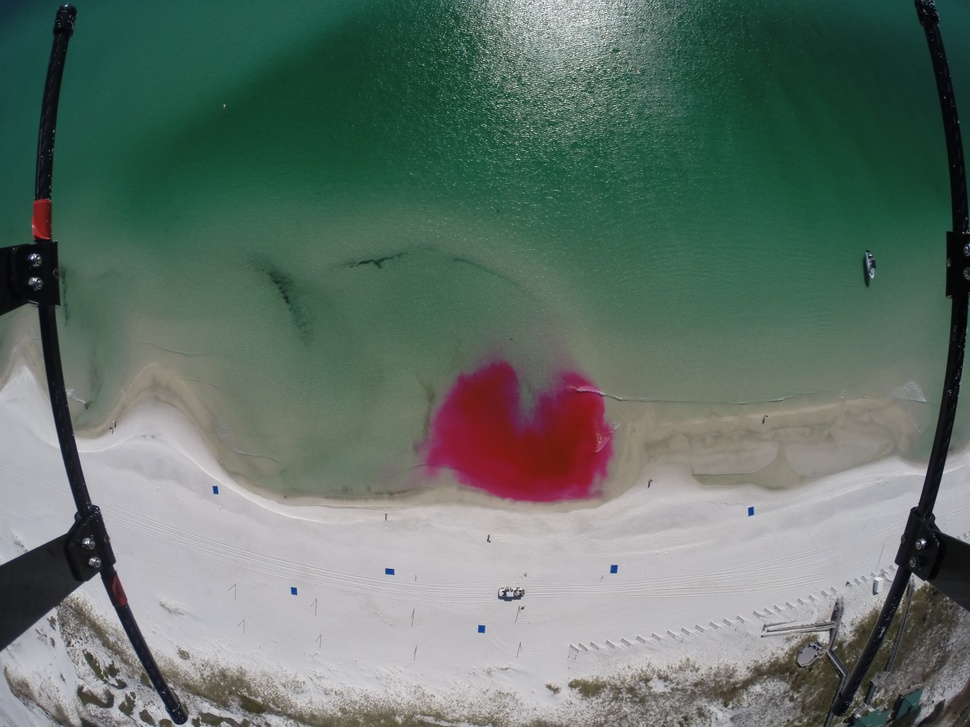
#> input picture img/img-0451.JPG, 970 x 727 px, shrunk from 4000 x 3000 before the run; its folder holds only this picture in this run
$ python test.py   (older library calls are emulated)
#> lines starting #> are read from the running program, lines starting #| are printed output that depends on the picture; after the words box and inside, x2 and y2 are one past the last pixel; in counts of white or black regions, pixels touching at a corner belong together
#> further down, image is the input picture: shape (727, 970, 3); mean R, G, B 98.3, 114.4, 105.5
### gradient.py
import numpy as np
import cv2


def gradient_abs_value_mask(image, sobel_kernel=3, axis='x', threshold=(0, 255)):
    """
    Masks the image based on gradient absolute value.

    Parameters
    ----------
    image           : Image to mask.
    sobel_kernel    : Kernel of the Sobel gradient operation.
    axis            : Axis of the gradient, 'x' or 'y'.
    threshold       : Value threshold for it to make it to appear in the mask.

    Returns
    -------
    Image mask with 1s in activations and 0 in other pixels.
    """
    # Take the absolute value of derivative in x or y given orient = 'x' or 'y'
    if axis == 'x':
        sobel = np.absolute(cv2.Sobel(image, cv2.CV_64F, 1, 0, ksize=sobel_kernel))
    if axis == 'y':
        sobel = np.absolute(cv2.Sobel(image, cv2.CV_64F, 0, 1, ksize=sobel_kernel))
    # Scale to 8-bit (0 - 255) then convert to type = np.uint8
    sobel = np.uint8(255 * sobel / np.max(sobel))
    # Create a mask of 1's where the scaled gradient magnitude is > thresh_min and < thresh_max
    mask = np.zeros_like(sobel)
    # Return this mask as your binary_output image
    mask[(sobel >= threshold[0]) & (sobel <= threshold[1])] = 1
    return mask

def gradient_magnitude_mask(image, sobel_kernel=3, threshold=(0, 255)):
    """
    Masks the image based on gradient magnitude.

    Parameters
    ----------
    image           : Image to mask.
    sobel_kernel    : Kernel of the Sobel gradient operation.
    threshold       : Magnitude threshold for it to make it to appear in the mask.

    Returns
    -------
    Image mask with 1s in activations and 0 in other pixels.
    """
    # Take the gradient in x and y separately
    sobel_x = cv2.Sobel(image, cv2.CV_64F, 1, 0, ksize=sobel_kernel)
    sobel_y = cv2.Sobel(image, cv2.CV_64F, 0, 1, ksize=sobel_kernel)
    # Calculate the magnitude
    magnitude = np.sqrt(sobel_x ** 2 + sobel_y ** 2)
    # Scale to 8-bit (0 - 255) and convert to type = np.uint8
    magnitude = (magnitude * 255 / np.max(magnitude)).astype(np.uint8)
    # Create a binary mask where mag thresholds are met
    mask = np.zeros_like(magnitude)
    mask[(magnitude >= threshold[0]) & (magnitude <= threshold[1])] = 1
    # Return this mask as your binary_output image
    return mask

def gradient_direction_mask(image, sobel_kernel=3, threshold=(0, np.pi / 2)):
    """
    Masks the image based on gradient direction.

    Parameters
    ----------
    image           : Image to mask.
    sobel_kernel    : Kernel of the Sobel gradient operation.
    threshold       : Direction threshold for it to make it to appear in the mask.

    Returns
    -------
    Image mask with 1s in activations and 0 in other pixels.
    """
    # Take the gradient in x and y separately
    sobel_x = cv2.Sobel(image, cv2.CV_64F, 1, 0, ksize=sobel_kernel)
    sobel_y = cv2.Sobel(image, cv2.CV_64F, 0, 1, ksize=sobel_kernel)
    # Take the absolute value of the x and y gradients and calculate the direction of the gradient
    direction = np.arctan2(np.absolute(sobel_y), np.absolute(sobel_x))
    # Create a binary mask where direction thresholds are met
    mask = np.zeros_like(direction)
    # Return this mask as your binary_output image
    mask[(direction >= threshold[0]) & (direction <= threshold[1])] = 1
    return mask

def color_threshold_mask(image, threshold=(0, 255)):
    """
    Masks the image based on color intensity.

    Parameters
    ----------
    image           : Image to mask.
    threshold       : Color intensity threshold.

    Returns
    -------
    Image mask with 1s in activations and 0 in other pixels.
    """
    mask = np.zeros_like(image)
    mask[(image > threshold[0]) & (image <= threshold[1])] = 1
    return mask

def get_edges(image, separate_channels=False):
    """
    Masks the image based on a composition of edge detectors: gradient value,
    gradient magnitude, gradient direction and color.

    Parameters
    ----------
    image               : Image to mask.
    separate_channels   : Flag indicating if we need to put masks in different color channels.

    Returns
    -------
    Image mask with 1s in activations and 0 in other pixels.
    """
#> called with separate_channels = True
    # Convert to HLS color space and separate required channel
    hls = cv2.cvtColor(np.copy(image), cv2.COLOR_RGB2HLS).astype(np.float)
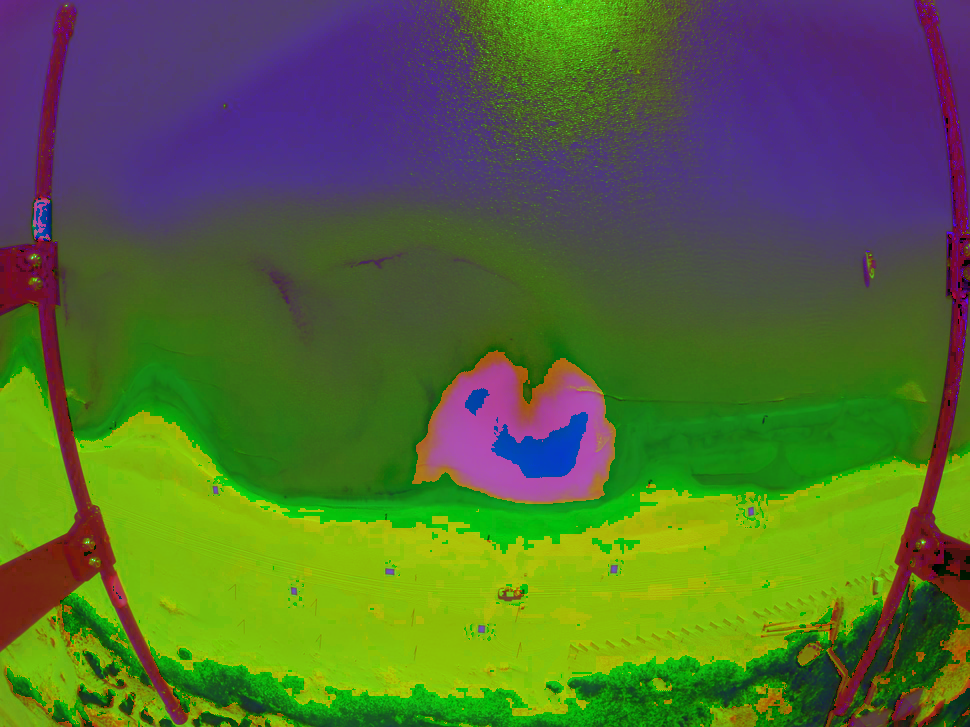
#> hls: shape (727, 970, 3) float64; mean R, G, B 83.5, 106.3, 52.7
    s_channel = hls[:, :, 2]
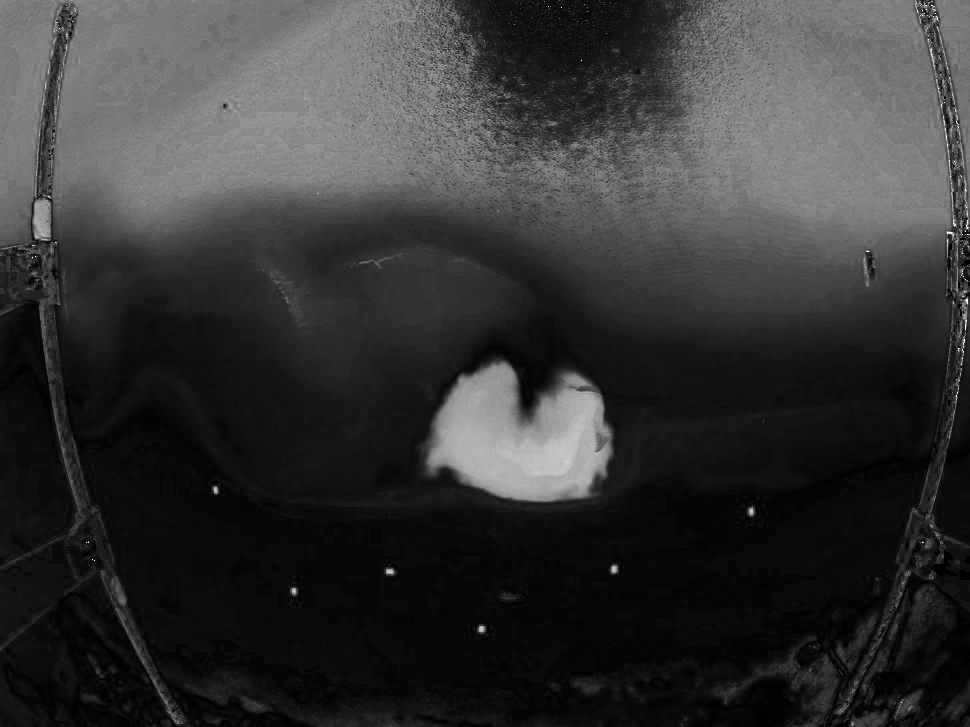
#> s_channel: shape (727, 970) float64; min 0, max 255, mean 52.7
    # Get a combination of all gradient thresholding masks
    gradient_x = gradient_abs_value_mask(s_channel, axis='x', sobel_kernel=3, threshold=(20, 100))
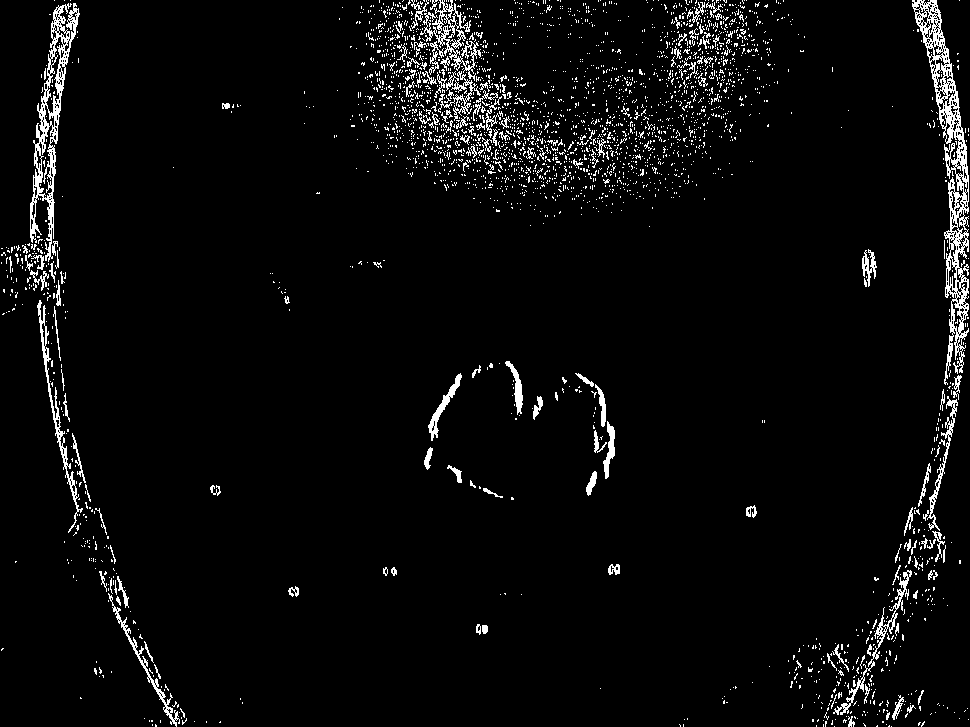
#> gradient_x: shape (727, 970); values 0 (black) and 1 (white), 4.2% white in thin lines or dots
    gradient_y = gradient_abs_value_mask(s_channel, axis='y', sobel_kernel=3, threshold=(20, 100))
#> gradient_y: shape (727, 970); values 0 (black) and 1 (white), 4.1% white in thin lines or dots
    magnitude = gradient_magnitude_mask(s_channel, sobel_kernel=3, threshold=(20, 100))
#> in gradient_magnitude_mask, `sobel_x = cv2.Sobel(image, cv2.CV_64F, 1, 0, ksize=sobel_kernel)`:
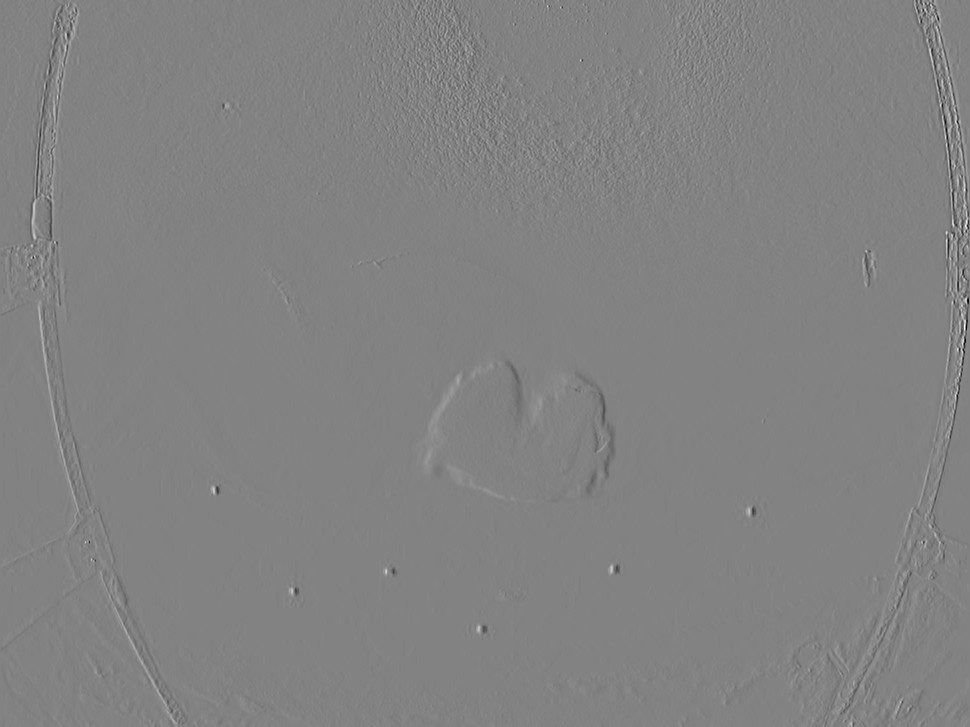
#> sobel_x: shape (727, 970) float64; min -916, max 875, mean 0; drawn with min black and max white
#> magnitude: shape (727, 970); values 0 (black) and 1 (white), 7.3% white in thin lines or dots
    direction = gradient_direction_mask(s_channel, sobel_kernel=3, threshold=(0.7, 1.3))
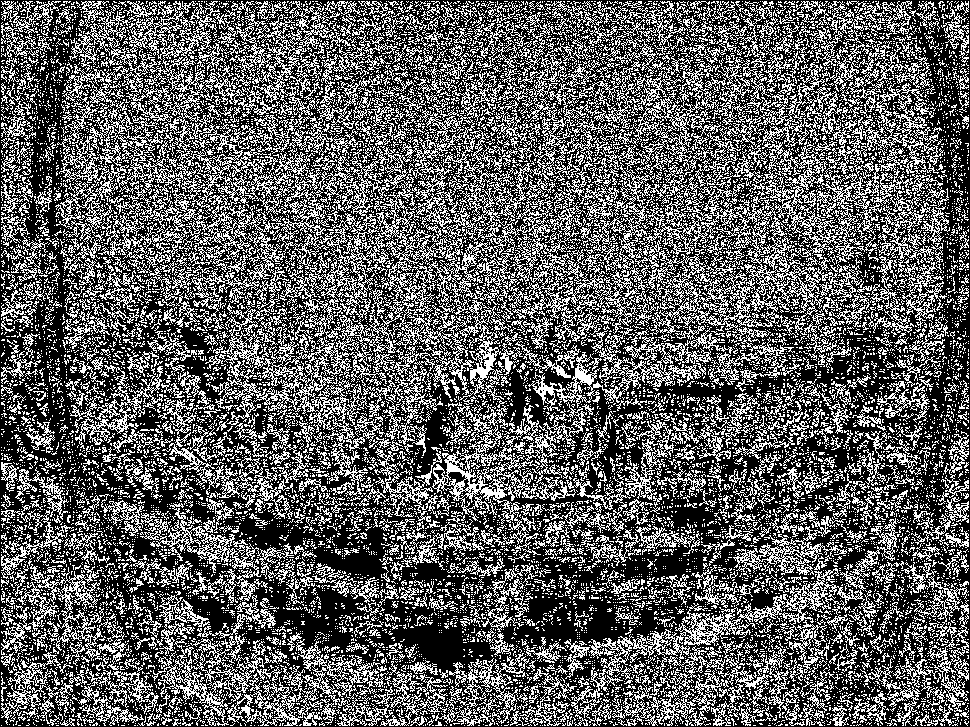
#> direction: shape (727, 970) float64; values 0 (black) and 1 (white), 36.8% white in thin lines or dots
    gradient_mask = np.zeros_like(s_channel)
    gradient_mask[((gradient_x == 1) & (gradient_y == 1)) | ((magnitude == 1) & (direction == 1))] = 1
    # Get a color thresholding mask
    color_mask = color_threshold_mask(s_channel, threshold=(170, 255))
#> color_mask: shape (727, 970) float64; values 0 (black) and 1 (white), 1.1% white; 201 white regions (200 under 20 px), largest, box (x1, y1, x2, y2) and area: (447, 394, 601, 493) 7487

    if separate_channels:
        return np.dstack((np.zeros_like(s_channel), gradient_mask, color_mask))
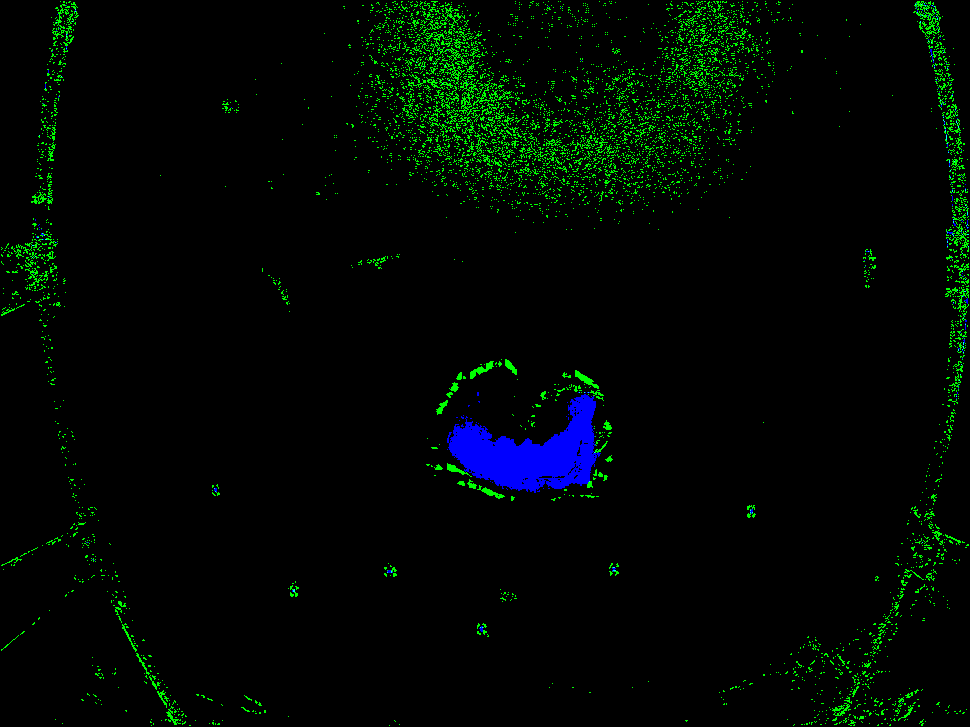
#> returned value: shape (727, 970, 3) float64; mean of channels 0, 1, 2 0, 0.0295, 0.0113; drawn as R, G, B
    else:
        mask = np.zeros_like(gradient_mask)
        mask[(gradient_mask == 1) | (color_mask == 1)] = 1
        return mask

### test.py
from gradient import get_edges
import numpy as np
import matplotlib.pyplot as plt
import matplotlib.image as mpimg
import matplotlib.gridspec as gridspec
import glob
import os
import cv2

def create_result(image, title):
    # Plot the result
#> called with title = 'img-0451.JPG.jpg'
    f, (ax1, ax2) = plt.subplots(1, 2, figsize=(24, 9))
    #f.tight_layout()
    ax1.axis('off')
    ax1.imshow(image)
    ax1.set_title('Original', fontsize=18)
    ax2.axis('off')
    ax2.imshow(result)
    ax2.set_title('Edges', fontsize=18)
    plt.savefig(title)


os.chdir('img/')
for filename in os.listdir(os.getcwd()):
    image = mpimg.imread(filename)
    result = get_edges(image, separate_channels=True)
    title = filename + ".jpg"
    create_result(image, title)
